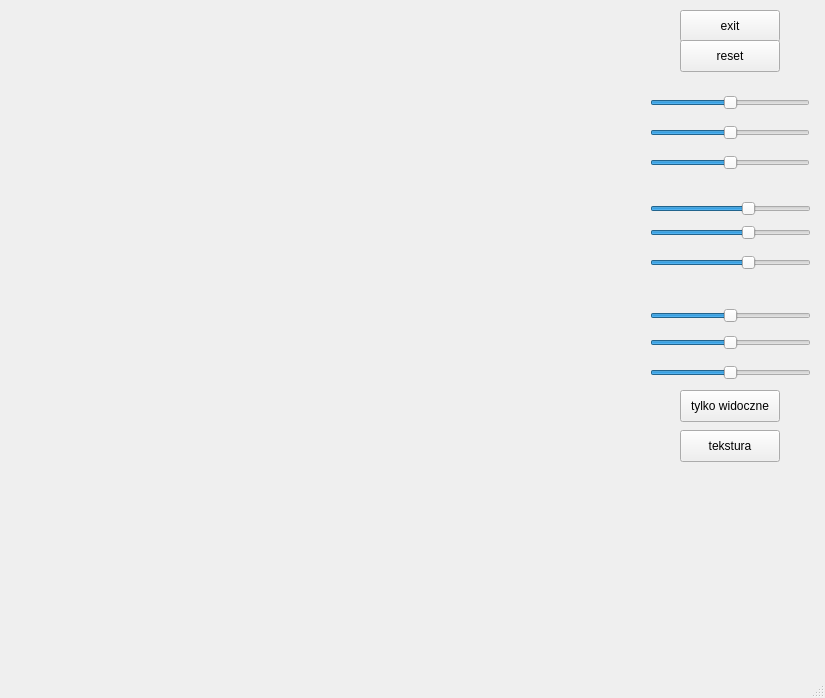
<?xml version="1.0" encoding="UTF-8"?>
<ui version="4.0">
 <class>MainWindow</class>
 <widget class="QMainWindow" name="MainWindow">
  <property name="geometry">
   <rect>
    <x>0</x>
    <y>0</y>
    <width>825</width>
    <height>698</height>
   </rect>
  </property>
  <property name="windowTitle">
   <string>MainWindow</string>
  </property>
  <widget class="QWidget" name="centralwidget">
   <widget class="Ekran" name="widget" native="true">
    <property name="geometry">
     <rect>
      <x>10</x>
      <y>0</y>
      <width>640</width>
      <height>640</height>
     </rect>
    </property>
   </widget>
   <widget class="QPushButton" name="wyjdz">
    <property name="geometry">
     <rect>
      <x>680</x>
      <y>10</y>
      <width>100</width>
      <height>32</height>
     </rect>
    </property>
    <property name="text">
     <string>exit</string>
    </property>
   </widget>
   <widget class="QSlider" name="x_slider">
    <property name="geometry">
     <rect>
      <x>650</x>
      <y>90</y>
      <width>160</width>
      <height>25</height>
     </rect>
    </property>
    <property name="minimum">
     <number>-160</number>
    </property>
    <property name="maximum">
     <number>160</number>
    </property>
    <property name="orientation">
     <enum>Qt::Horizontal</enum>
    </property>
   </widget>
   <widget class="QPushButton" name="reset">
    <property name="geometry">
     <rect>
      <x>680</x>
      <y>40</y>
      <width>100</width>
      <height>32</height>
     </rect>
    </property>
    <property name="text">
     <string>reset</string>
    </property>
   </widget>
   <widget class="QSlider" name="y_slider">
    <property name="geometry">
     <rect>
      <x>650</x>
      <y>120</y>
      <width>160</width>
      <height>25</height>
     </rect>
    </property>
    <property name="minimum">
     <number>-160</number>
    </property>
    <property name="maximum">
     <number>160</number>
    </property>
    <property name="orientation">
     <enum>Qt::Horizontal</enum>
    </property>
   </widget>
   <widget class="QSlider" name="z_slider">
    <property name="geometry">
     <rect>
      <x>650</x>
      <y>150</y>
      <width>160</width>
      <height>25</height>
     </rect>
    </property>
    <property name="minimum">
     <number>-160</number>
    </property>
    <property name="maximum">
     <number>160</number>
    </property>
    <property name="orientation">
     <enum>Qt::Horizontal</enum>
    </property>
   </widget>
   <widget class="QSlider" name="rotacja_z">
    <property name="geometry">
     <rect>
      <x>650</x>
      <y>360</y>
      <width>161</width>
      <height>25</height>
     </rect>
    </property>
    <property name="minimum">
     <number>-180</number>
    </property>
    <property name="maximum">
     <number>180</number>
    </property>
    <property name="orientation">
     <enum>Qt::Horizontal</enum>
    </property>
   </widget>
   <widget class="QSlider" name="rotacja_x">
    <property name="geometry">
     <rect>
      <x>650</x>
      <y>303</y>
      <width>161</width>
      <height>25</height>
     </rect>
    </property>
    <property name="minimum">
     <number>-180</number>
    </property>
    <property name="maximum">
     <number>180</number>
    </property>
    <property name="orientation">
     <enum>Qt::Horizontal</enum>
    </property>
   </widget>
   <widget class="QSlider" name="rotacja_y">
    <property name="geometry">
     <rect>
      <x>650</x>
      <y>330</y>
      <width>161</width>
      <height>25</height>
     </rect>
    </property>
    <property name="minimum">
     <number>-180</number>
    </property>
    <property name="maximum">
     <number>180</number>
    </property>
    <property name="orientation">
     <enum>Qt::Horizontal</enum>
    </property>
   </widget>
   <widget class="QSlider" name="skalowanie_y">
    <property name="geometry">
     <rect>
      <x>650</x>
      <y>220</y>
      <width>161</width>
      <height>25</height>
     </rect>
    </property>
    <property name="minimum">
     <number>50</number>
    </property>
    <property name="maximum">
     <number>130</number>
    </property>
    <property name="value">
     <number>100</number>
    </property>
    <property name="orientation">
     <enum>Qt::Horizontal</enum>
    </property>
   </widget>
   <widget class="QSlider" name="skalowanie_x">
    <property name="geometry">
     <rect>
      <x>650</x>
      <y>196</y>
      <width>161</width>
      <height>25</height>
     </rect>
    </property>
    <property name="minimum">
     <number>50</number>
    </property>
    <property name="maximum">
     <number>130</number>
    </property>
    <property name="value">
     <number>100</number>
    </property>
    <property name="orientation">
     <enum>Qt::Horizontal</enum>
    </property>
   </widget>
   <widget class="QSlider" name="skalowanie_z">
    <property name="geometry">
     <rect>
      <x>650</x>
      <y>250</y>
      <width>161</width>
      <height>25</height>
     </rect>
    </property>
    <property name="minimum">
     <number>50</number>
    </property>
    <property name="maximum">
     <number>130</number>
    </property>
    <property name="value">
     <number>100</number>
    </property>
    <property name="orientation">
     <enum>Qt::Horizontal</enum>
    </property>
   </widget>
   <widget class="QPushButton" name="widoczne">
    <property name="geometry">
     <rect>
      <x>680</x>
      <y>390</y>
      <width>100</width>
      <height>32</height>
     </rect>
    </property>
    <property name="text">
     <string>tylko widoczne</string>
    </property>
   </widget>
   <widget class="QPushButton" name="tekstura">
    <property name="geometry">
     <rect>
      <x>680</x>
      <y>430</y>
      <width>100</width>
      <height>32</height>
     </rect>
    </property>
    <property name="text">
     <string>tekstura</string>
    </property>
   </widget>
  </widget>
  <widget class="QMenuBar" name="menubar">
   <property name="geometry">
    <rect>
     <x>0</x>
     <y>0</y>
     <width>825</width>
     <height>24</height>
    </rect>
   </property>
  </widget>
  <widget class="QStatusBar" name="statusbar"/>
 </widget>
 <customwidgets>
  <customwidget>
   <class>Ekran</class>
   <extends>QWidget</extends>
   <header>ekran.h</header>
   <container>1</container>
   <slots>
    <signal>setCurrentAlpha(int)</signal>
    <slot>scaleX(int)</slot>
    <slot>scaleY(int)</slot>
    <slot>scaleZ(int)</slot>
    <slot>rotX(int)</slot>
    <slot>rotY(int)</slot>
    <slot>rotZ(int)</slot>
    <slot>transX(int)</slot>
    <slot>transY(int)</slot>
    <slot>transZ(int)</slot>
    <slot>przesX(int)</slot>
    <slot>przesY(int)</slot>
    <slot>skalX(int)</slot>
    <slot>skalY(int)</slot>
    <slot>rotacja(int)</slot>
    <slot>pochX(int)</slot>
    <slot>pochY(int)</slot>
    <slot>ogniskowa(int)</slot>
    <slot>stateChanged(int)</slot>
    <slot>teksturaChanged(int)</slot>
    <slot>alphaSliderChange(int)</slot>
    <slot>warstwaButton()</slot>
    <slot>alphaSliderChange()</slot>
    <slot>setAlpha(int)</slot>
    <slot>blendMode()</slot>
   </slots>
  </customwidget>
 </customwidgets>
 <resources/>
 <connections/>
</ui>
